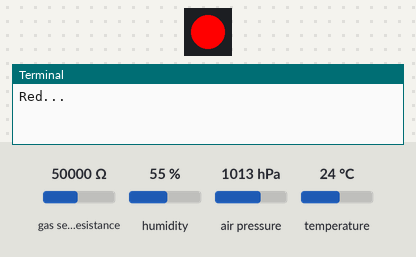
Recording of a program running on a simulated Raspberry Pi (BCM pin numbers). Shown: 1 RGB LEDs in strip order, left to right, the last lines printed to the terminal. Inputs (shaded band) come from the test bench; at power-on: gas sensor resistance 50000 Ω, humidity 55 %, air pressure 1013 hPa, temperature 24 °C. No MQTT or app messages arrive unless stated; system figures (address, load, memory, disk, uptime) are fixed made-up values.

Above: at 0.1 s.
At 2.1 s:
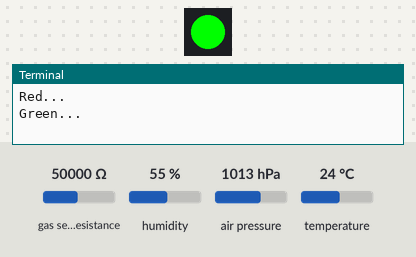
At 4.1 s:
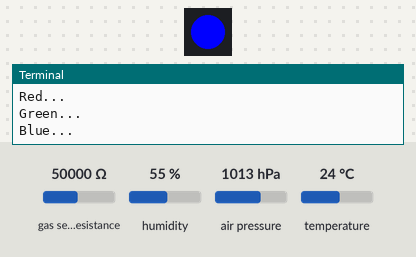
At 6.1 s:
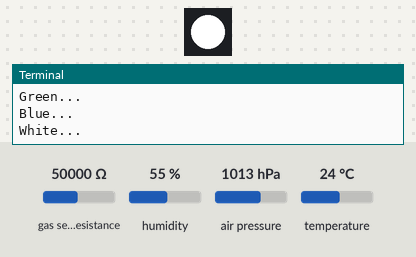
Timing chart, 0 to 7.6 s (numbered marks = the images above):
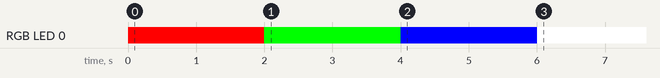

The program:

qmme.py
```python
#!/usr/bin/python3
import time
import psutil
import board
import adafruit_bme680
import paho.mqtt.client as mqtt
from time import sleep
from busio import I2C
from gpiozero import RGBLED

my_led = RGBLED(13, 19, 26, active_high=True)# change to False for common Anode RGBLEDs RGB and Cyan Mangenta Yellow

my_led.color = (1, 0, 0)
print("Red...")
sleep(2)

my_led.color = (0, 1, 0)
print("Green...")
sleep(2)

my_led.color = (0, 0, 1)
print("Blue...")
sleep(2)

my_led.color = (1, 1, 1)
print("White...")
sleep(2)


# Initialisation de l'I2C et du capteur BME680
i2c = I2C(board.SCL, board.SDA)
bme680 = adafruit_bme680.Adafruit_BME680_I2C(i2c, address=0x77)

# Configuration de la pression au niveau de la mer pour une mesure correcte de l'altitude
bme680.sea_level_pressure = 1016  # en hPa

# Offset de température pour ajustement
temperature_offset = -5.5

# Fonction pour convertir Celsius en Fahrenheit
def to_fahrenheit(celsius):
    return (celsius * 9/5) + 32

# Configuration du client MQTT
mqtt_client = mqtt.Client()
mqtt_client.connect("localhost", 1883, 60)

# Boucle principale pour lire et publier les données du capteur et la consommation de RAM
while True:
    # Lecture des données du capteur avec compensation d'offset
    temperature_c = bme680.temperature + temperature_offset
    temperature_f = to_fahrenheit(temperature_c)
    humidity = bme680.humidity
    pressure = bme680.pressure
    altitude = bme680.altitude
    gas = bme680.gas

    # Publication des données sur des topics MQTT
    mqtt_client.publish("sensor/temperature", f"{temperature_c:.2f}")
    mqtt_client.publish("sensor/temperature_fahrenheit", f"{temperature_f:.2f}")
    mqtt_client.publish("sensor/humidity", f"{humidity:.2f}")
    mqtt_client.publish("sensor/pressure", f"{pressure:.2f}")
    mqtt_client.publish("sensor/altitude", f"{altitude:.2f}")
    mqtt_client.publish("sensor/gas", f"{gas:.2f}")

    # Affichage formaté des données dans le terminal
    print(f"Temperature: {temperature_c:.2f} °C / {temperature_f:.2f} °F")
    #print(f"VOCS (Gas Resistance): {gas} ohms")
    #print(f"Humidity: {humidity:.2f} %")
    #print(f"Pressure: {pressure:.2f} hPa")
    #print(f"Altitude: {altitude:.2f} meters")

    # Attendre 1 seconde avant la prochaine lecture
    time.sleep(1)
```
